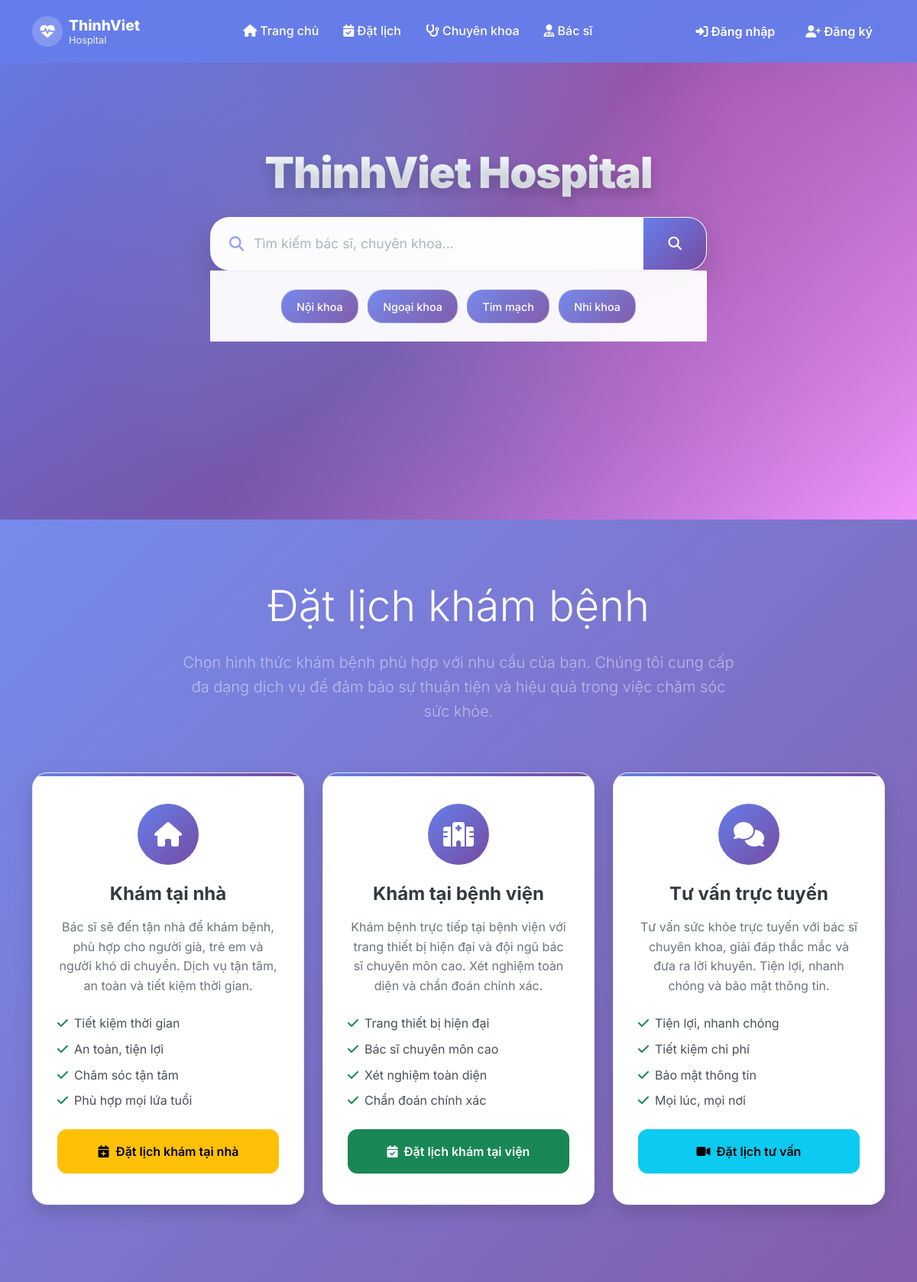
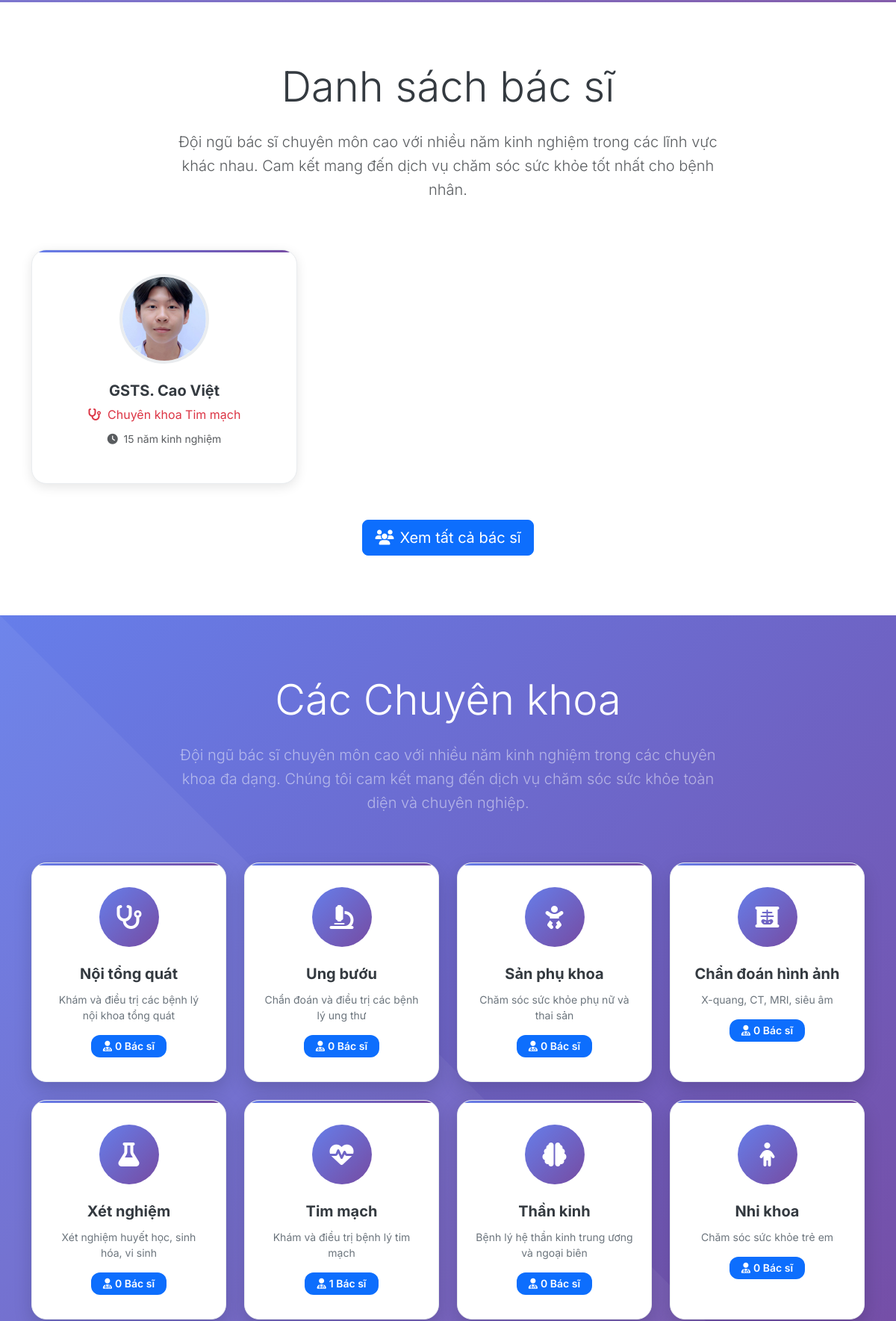
The page / (upper part) on the database its author committed (2 pictures, top to bottom).
### tables this page shows
CREATE TABLE `bac_si` (
  `id` int(11) NOT NULL,
  `ten` varchar(255) NOT NULL,
  `email` varchar(255) NOT NULL,
  `mat_khau` varchar(255) NOT NULL,
  `so_dien_thoai` varchar(20) DEFAULT NULL,
  `chuyen_khoa_id` int(11) DEFAULT NULL,
  `chuyen_khoa` varchar(100) DEFAULT NULL,
  `so_giay_phep` varchar(50) DEFAULT NULL,
  `so_nam_kinh_nghiem` int(11) DEFAULT 0,
  `ngay_tao` timestamp NOT NULL DEFAULT current_timestamp(),
  `ngay_cap_nhat` timestamp NOT NULL DEFAULT current_timestamp() ON UPDATE current_timestamp(),
  `hinh_anh` varchar(255) DEFAULT NULL
);

CREATE TABLE `chuyen_khoa` (
  `id` int(11) NOT NULL,
  `ten` varchar(100) NOT NULL,
  `slug` varchar(120) DEFAULT NULL,
  `mo_ta` text DEFAULT NULL,
  `icon` varchar(100) DEFAULT NULL,
  `thu_tu` int(11) DEFAULT 0,
  `trang_thai` enum('active','inactive') DEFAULT 'active',
  `ngay_tao` timestamp NOT NULL DEFAULT current_timestamp(),
  `ngay_cap_nhat` timestamp NOT NULL DEFAULT current_timestamp() ON UPDATE current_timestamp()
);

### config/database.php (called while the page is built, shortened)
<?php
class Database
{
    private $host;
    private $db_name;
    private $username;
    private $password;
    public function __construct()
    {
        $this->host = $_ENV['DB_HOST'] ?? getenv('DB_HOST') ?? 'localhost';
        $this->db_name = $_ENV['DB_NAME'] ?? getenv('DB_NAME') ?? 'hospital_management';
        $this->username = $_ENV['DB_USER'] ?? getenv('DB_USER') ?? 'root';
        $this->password = $_ENV['DB_PASS'] ?? getenv('DB_PASS') ?? '';
    }
    private function loadEnvFile()
    {
        $envFile = __DIR__ . '/../.env';
    }
    public function getConnection()
    {
        $this->conn = null;
        try {
            $this->conn = new PDO("mysql:host=" . $this->host . ";dbname=" . $this->db_name, $this->username, $this->password);
            $this->conn->exec("set names utf8");
            $this->conn->setAttribute(PDO::ATTR_ERRMODE, PDO::ERRMODE_EXCEPTION);
        } catch (PDOException $exception) {
            error_log("Database connection error: " . $exception->getMessage());
            echo "Database connection failed. Please try again later.";
        }
        return $this->conn;
    }
}

### Models/User.php (called while the page is built, shortened)
<?php
require_once 'config/database.php';
class User
{
    public function __construct()
    {
        $database = new Database();
        $this->conn = $database->getConnection();
    }
}

### Models/Doctor.php (called while the page is built, shortened)
<?php
require_once 'Models/User.php';
class Doctor extends User
{
    public function __construct()
    {
        $this->table_name = "bac_si";
    }
    public function getAll(): array
    {
        $query = "SELECT bs.id, bs.ten, bs.email, bs.so_dien_thoai,
                         ck.ten AS chuyen_khoa, bs.chuyen_khoa_id, bs.so_giay_phep, bs.so_nam_kinh_nghiem, bs.ngay_tao, bs.hinh_anh
                  FROM " . $this->table_name . " bs
                  LEFT JOIN chuyen_khoa ck ON ck.id = bs.chuyen_khoa_id";
        $stmt = $this->conn->prepare($query);
        $stmt->execute();
        return $stmt->fetchAll(PDO::FETCH_ASSOC);
    }
}

### Models/Specialty.php (called while the page is built, shortened)
<?php
require_once 'config/database.php';
class Specialty
{
    private $conn;
    private $table = 'chuyen_khoa';
    public function __construct()
    {
        $db = new Database();
        $this->conn = $db->getConnection();
    }
    public function allWithDoctorCounts()
    {
        $sql = "SELECT ck.id, ck.ten, ck.slug, ck.mo_ta, ck.icon, ck.thu_tu, ck.trang_thai,
                       COUNT(bs.id) AS doctor_count
                FROM {$this->table} ck
                LEFT JOIN bac_si bs ON bs.chuyen_khoa_id = ck.id
                GROUP BY ck.id, ck.ten, ck.slug, ck.mo_ta, ck.icon, ck.thu_tu, ck.trang_thai
                ORDER BY ck.thu_tu, ck.ten";
        $stmt = $this->conn->prepare($sql);
        $stmt->execute();
        return $stmt->fetchAll(PDO::FETCH_ASSOC);
    }
}

### Views/home.php (the view, shortened to what this page needs)
<?php
require_once 'Models/Doctor.php';
require_once 'Models/Specialty.php';
$doctorModel = new Doctor();
$doctors = $doctorModel->getAll();
$specialtyModel = new Specialty();
$specialties = $specialtyModel->allWithDoctorCounts();
$specialtyColors = [
    'Nội tổng quát' => ['text' => 'text-primary', 'bg' => 'primary'],
    'Ung bướu' => ['text' => 'text-danger', 'bg' => 'danger'],
    'Sản phụ khoa' => ['text' => 'text-pink', 'bg' => 'pink'],
    'Chẩn đoán hình ảnh' => ['text' => 'text-info', 'bg' => 'info'],
    'Xét nghiệm' => ['text' => 'text-warning', 'bg' => 'warning'],
    'Ngoại khoa' => ['text' => 'text-success', 'bg' => 'success'],
    'Tiêu hóa' => ['text' => 'text-orange', 'bg' => 'orange'],
    'Nội tiết' => ['text' => 'text-purple', 'bg' => 'purple'],
    'Tim mạch' => ['text' => 'text-danger', 'bg' => 'danger'],
    'Nam khoa' => ['text' => 'text-blue', 'bg' => 'blue'],
    'Cơ xương khớp' => ['text' => 'text-secondary', 'bg' => 'secondary'],
    'Truyền nhiễm' => ['text' => 'text-warning', 'bg' => 'warning'],
    'Thần kinh' => ['text' => 'text-indigo', 'bg' => 'indigo'],
    'Nhi khoa' => ['text' => 'text-info', 'bg' => 'info'],
    'Mắt' => ['text' => 'text-primary', 'bg' => 'primary'],
    'Tai mũi họng' => ['text' => 'text-success', 'bg' => 'success'],
    'Da liễu' => ['text' => 'text-warning', 'bg' => 'warning'],
    'Răng hàm mặt' => ['text' => 'text-light', 'bg' => 'light']
];
include 'Views/layouts/header.php';
?>
<section class="hero-section" id="home">
    <div class="container">
        <div class="row justify-content-center">
            <div class="col-lg-10 text-center">
                <div class="hero-content">
                    <h1 class="hero-title">ThinhViet Hospital</h1>
                    <div class="hero-search animate-on-scroll">
                        <div class="search-container">
                            <div class="search-box">
                                <div class="search-input-group">
                                    <i class="fas fa-search search-icon"></i>
                                    <input type="text" class="search-input"
                                        placeholder="Tìm kiếm bác sĩ, chuyên khoa...">
                                    <button type="button" class="search-btn">
                                        <i class="fas fa-search"></i>
                                    </button>
                                </div>
                            </div>
                            <div class="search-suggestions">
                                <div class="suggestion-tags">
                                    <span class="suggestion-tag">Nội khoa</span>
                                    <span class="suggestion-tag">Ngoại khoa</span>
                                    <span class="suggestion-tag">Tim mạch</span>
                                    <span class="suggestion-tag">Nhi khoa</span>
                                </div>
                            </div>
                        </div>
                    </div>
                </div>
            </div>
        </div>
    </div>
</section>
<section class="appointment-section" id="appointment">
    <div class="container">
        <div class="row text-center mb-5">
            <div class="col-lg-8 mx-auto">
                <h2 class="display-4 mb-4 text-white animate-on-scroll">Đặt lịch khám bệnh</h2>
                <p class="lead text-white-50 animate-on-scroll">
                    Chọn hình thức khám bệnh phù hợp với nhu cầu của bạn. Chúng tôi cung cấp đa dạng dịch vụ
                    để đảm bảo sự thuận tiện và hiệu quả trong việc chăm sóc sức khỏe.
                </p>
            </div>
        </div>
        <div class="row justify-content-center">
            <div class="col-lg-4 col-md-6 mb-4">
                <div class="appointment-card animate-on-scroll">
                    <div class="appointment-icon">
                        <i class="fas fa-home"></i>
                    </div>
                    <h4>Khám tại nhà</h4>
                    <p>
                        Bác sĩ sẽ đến tận nhà để khám bệnh, phù hợp cho người già, trẻ em và người khó di chuyển.
                        Dịch vụ tận tâm, an toàn và tiết kiệm thời gian.
                    </p>
                    <ul class="list-unstyled text-start mb-4">
                        <li><i class="fas fa-check text-success me-2"></i>Tiết kiệm thời gian</li>
                        <li><i class="fas fa-check text-success me-2"></i>An toàn, tiện lợi</li>
                        <li><i class="fas fa-check text-success me-2"></i>Chăm sóc tận tâm</li>
                        <li><i class="fas fa-check text-success me-2"></i>Phù hợp mọi lứa tuổi</li>
                    </ul>
                    <a href="./doctor_team" class="btn btn-warning">
                        <i class="fas fa-calendar-plus me-2"></i>Đặt lịch khám tại nhà
                    </a>
                </div>
            </div>
            <div class="col-lg-4 col-md-6 mb-4">
                <div class="appointment-card animate-on-scroll">
                    <div class="appointment-icon">
                        <i class="fas fa-hospital"></i>
                    </div>
                    <h4>Khám tại bệnh viện</h4>
                    <p>
                        Khám bệnh trực tiếp tại bệnh viện với trang thiết bị hiện đại và đội ngũ bác sĩ chuyên môn cao.
                        Xét nghiệm toàn diện và chẩn đoán chính xác.
                    </p>
                    <ul class="list-unstyled text-start mb-4">
                        <li><i class="fas fa-check text-success me-2"></i>Trang thiết bị hiện đại</li>
                        <li><i class="fas fa-check text-success me-2"></i>Bác sĩ chuyên môn cao</li>
                        <li><i class="fas fa-check text-success me-2"></i>Xét nghiệm toàn diện</li>
                        <li><i class="fas fa-check text-success me-2"></i>Chẩn đoán chính xác</li>
                    </ul>
                    <a href="./doctor_team" class="btn btn-success">
                        <i class="fas fa-calendar-check me-2"></i>Đặt lịch khám tại viện
                    </a>
                </div>
            </div>
            <div class="col-lg-4 col-md-6 mb-4">
                <div class="appointment-card animate-on-scroll">
                    <div class="appointment-icon">
                        <i class="fas fa-comments"></i>
                    </div>
                    <h4>Tư vấn trực tuyến</h4>
                    <p>
                        Tư vấn sức khỏe trực tuyến với bác sĩ chuyên khoa, giải đáp thắc mắc và đưa ra lời khuyên.
                        Tiện lợi, nhanh chóng và bảo mật thông tin.
                    </p>
                    <ul class="list-unstyled text-start mb-4">
                        <li><i class="fas fa-check text-success me-2"></i>Tiện lợi, nhanh chóng</li>
                        <li><i class="fas fa-check text-success me-2"></i>Tiết kiệm chi phí</li>
                        <li><i class="fas fa-check text-success me-2"></i>Bảo mật thông tin</li>
                        <li><i class="fas fa-check text-success me-2"></i>Mọi lúc, mọi nơi</li>
                    </ul>
                    <a href="./consultation_booking" class="btn btn-info">
                        <i class="fas fa-video me-2"></i>Đặt lịch tư vấn
                    </a>
                </div>
            </div>
        </div>
    </div>
</section>
<section class="doctors-list-section" id="doctors">
    <div class="container">
        <div class="row text-center mb-5">
            <div class="col-lg-8 mx-auto">
                <h2 class="display-4 mb-4 animate-on-scroll">Danh sách bác sĩ</h2>
                <p class="lead text-muted animate-on-scroll">
                    Đội ngũ bác sĩ chuyên môn cao với nhiều năm kinh nghiệm trong các lĩnh vực khác nhau.
                    Cam kết mang đến dịch vụ chăm sóc sức khỏe tốt nhất cho bệnh nhân.
                </p>
            </div>
        </div>
        <div class="row">
            <?php if (!empty($doctors)): ?>
            <?php $doctorsLimited = array_slice($doctors, 0, 6);
                foreach ($doctorsLimited as $doc): ?>
            <?php
                    $spec = $doc['chuyen_khoa'] ?? '';
                    $colors = $specialtyColors[$spec] ?? ['text' => 'text-primary', 'bg' => 'primary'];
                    $textClass = $colors['text'];
                    ?>
            <div class="col-lg-4 col-md-6 mb-4">
                <div class="doctor-card animate-on-scroll">
                    <div class="doctor-avatar">
                        <img src="<?php echo $doc['hinh_anh']; ?>"
                            alt="Bác sĩ <?php echo htmlspecialchars($doc['ten']); ?>"
                            onerror="this.src='./assets/img/default-doctor.jpg'">
                    </div>
                    <h5><?php echo htmlspecialchars($doc['ten']); ?></h5>
                    <p class="<?php echo $textClass; ?> mb-2">
                        <i class="fas fa-stethoscope me-1"></i>
                        Chuyên khoa <?php echo htmlspecialchars($spec ?: 'Đa khoa'); ?>
                    </p>
                    <p class="text-muted small mb-3">
                        <i class="fas fa-clock me-1"></i>
                        <?php echo (int)($doc['so_nam_kinh_nghiem'] ?? 0); ?> năm kinh nghiệm
                    </p>
                </div>
            </div>
            <?php endforeach; ?>
            <?php endif; ?>
        </div>
        <div class="row mt-4">
            <div class="col-12 text-center">
                <a class="btn btn-primary btn-lg animate-on-scroll" href="./doctor_team">
                    <i class="fas fa-users me-2"></i>Xem tất cả bác sĩ
                </a>
            </div>
        </div>
    </div>
</section>
<section class="doctors-section" id="chuyenkhoa">
    <div class="container">
        <div class="row text-center mb-5">
            <div class="col-lg-8 mx-auto">
                <h2 class="display-4 mb-4 text-white animate-on-scroll">Các Chuyên khoa</h2>
                <p class="lead text-white-50 animate-on-scroll">
                    Đội ngũ bác sĩ chuyên môn cao với nhiều năm kinh nghiệm trong các chuyên khoa đa dạng.
                    Chúng tôi cam kết mang đến dịch vụ chăm sóc sức khỏe toàn diện và chuyên nghiệp.
                </p>
            </div>
        </div>
        <div class="row">
            <?php $specialtiesLimited = array_slice($specialties ?? [], 0, 8);
            foreach ($specialtiesLimited as $sp):
                $name = $sp['ten'];
                $count = (int)($sp['doctor_count'] ?? 0);
                $iconClass = !empty($sp['icon']) ? $sp['icon'] : 'fas fa-stethoscope';
                $desc = $sp['mo_ta'] ?? '';
                $badgeColor = 'primary';
            ?>
            <div class="col-lg-3 col-md-4 col-sm-6 mb-4">
                <a class="text-decoration-none text-reset"
                    href="./doctors_by_specialty?slug=<?php echo urlencode($sp['slug'] ?? ''); ?>">
                    <div class="specialty-card animate-on-scroll">
                        <div class="specialty-icon">
                            <i class="<?php echo htmlspecialchars($iconClass); ?>"></i>
                        </div>
                        <h5><?php echo htmlspecialchars($name); ?></h5>
                        <p><?php echo htmlspecialchars($desc); ?></p>
                        <div class="doctor-count">
                            <span class="badge bg-<?php echo $badgeColor; ?>">
                                <i class="fas fa-user-md me-1"></i><?php echo $count; ?> Bác sĩ
                            </span>
                        </div>
                    </div>
                </a>
            </div>
            <?php endforeach; ?>
        </div>
    </div>
</section>
<?php
include 'Views/layouts/footer.php';
?>

### rows shown on the page
bac_si: hinh_anh (picture), ten "GSTS. Cao Việt", chuyen_khoa.ten "Tim mạch", so_nam_kinh_nghiem "15"
chuyen_khoa: ten "Nội tổng quát", mo_ta "Khám và điều trị các bệnh lý nội khoa tổng quát", count "0"
chuyen_khoa: ten "Ung bướu", mo_ta "Chẩn đoán và điều trị các bệnh lý ung thư", count "0"
chuyen_khoa: ten "Sản phụ khoa", mo_ta "Chăm sóc sức khỏe phụ nữ và thai sản", count "0"
chuyen_khoa: ten "Chẩn đoán hình ảnh", mo_ta "X-quang, CT, MRI, siêu âm", count "0"
chuyen_khoa: ten "Xét nghiệm", mo_ta "Xét nghiệm huyết học, sinh hóa, vi sinh", count "0"
chuyen_khoa: ten "Tim mạch", mo_ta "Khám và điều trị bệnh lý tim mạch", count "1"
chuyen_khoa: ten "Thần kinh", mo_ta "Bệnh lý hệ thần kinh trung ương và ngoại biên", count "0"
chuyen_khoa: ten "Nhi khoa", mo_ta "Chăm sóc sức khỏe trẻ em", count "0"
